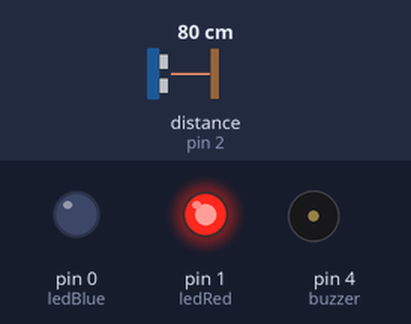
Bench run of a sketch on a simulated Arduino Uno, built with avr-gcc and run on an emulated ATmega328P. Shown: output pins drawn as LEDs (lit = HIGH), buzzer (waves = sounding, pin HIGH). The inputs (shaded band) are chosen by the test bench; at power-on: distance to the obstacle (sensor on pin 2) 80 cm. The echo pulse lasts 58.3 µs per cm.

Above: at 1.2 s.
1.3 s: distance to the obstacle (sensor on pin 2) set to 23 cm
2.8 s: distance to the obstacle (sensor on pin 2) set to 19 cm
At 2.89 s:
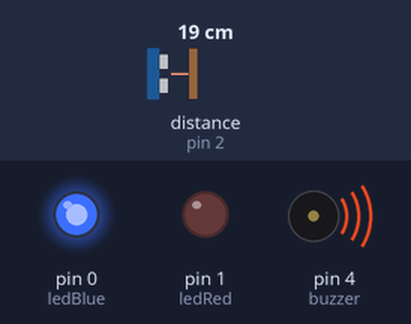
5.8 s: distance to the obstacle (sensor on pin 2) set to 4 cm
At 6.4 s:
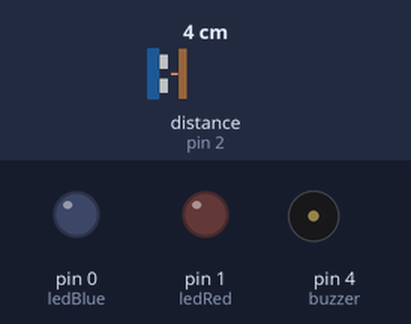
Timing chart, 0 to 14.8 s (numbered marks = the images above; inputs shaded):
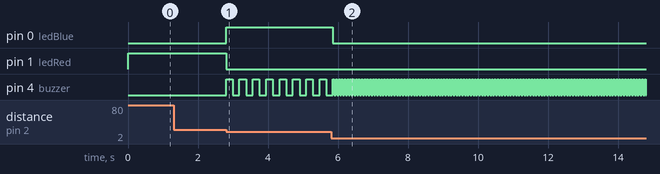

Measured:
- the behaviour switches between 21 and 20 cm on distance to the obstacle (sensor on pin 2) (found by bisection; images 0 and 1)
- after the input at 1.3 s, every drawn part: stays the same
- after the input at 2.8 s, pin 0 (ledBlue): LOW → HIGH at once; pin 1 (ledRed): HIGH → LOW at once; pin 4 (buzzer): alternates HIGH for 0.19 s and LOW for 0.19 s, starting at once
- after the input at 5.8 s, pin 0 (ledBlue): HIGH → LOW after 0.06 s; pin 4 (buzzer): alternates HIGH for 0.04 s and LOW for 0.04 s, starting after 0.10 s

The sketch:

parkir.ino
```cpp
/* Saklar Ultrasonic
    Dalam percobaan ini kita belajar membuat saklar dengan
    Ultrasonic HCR04
   Bila terjadi Hang, biarkan selama 1 menit
   https://www.youtube.com/c/Radal05
   8 Desember 2021
*/

#include <NewPing.h> // diperlukan Library Ping Ultrasonic Sensor

#define trigger 3  // HCR04 Trigger di pin PB3
#define echo 2     // HCR04 Echo di Pin PB2

#define buzzer 4 // Output di Pin PB0
#define ledBlue 0  // Output di Pin PB1
#define ledRed 1   // Output di Pin PB4
#define distance_max 20 /* Menentukan kemampuan Ultra sonic
                             dalam satuan Cm
                             maksimim 4,5 M
*/

NewPing sonar(trigger, echo, distance_max);

void setup() {

  pinMode(ledRed, OUTPUT);
  pinMode(buzzer, OUTPUT);
  pinMode(ledBlue, OUTPUT);
  pinMode(echo, INPUT);
  pinMode(trigger, OUTPUT);
  analogWrite(buzzer, LOW);
  analogWrite(trigger, LOW);

}

void loop() {
  uint8_t distance = sonar.ping_cm();// Membaca jarak pantulan

  if (distance) {
    if (distance < 5) { // Bila mencapai jarak Minimum 5Cm
      digitalWrite(ledBlue, LOW);
      digitalWrite(ledRed, LOW);
    } else
      digitalWrite(ledBlue, HIGH);// Mulai pembacaan ada benda pada jarak mak
    digitalWrite(ledRed, LOW);
    analogWrite(buzzer, 500); // Nyalakan Buzzer
    delay(distance * 10);

  } else {
    digitalWrite(ledRed, HIGH);//Keadaan normal, tidak ada benda penghalang
    digitalWrite(ledBlue, LOW);

  }
  analogWrite(buzzer, LOW);//Matikan Buzzer
  delay(distance * 10);
}
```
